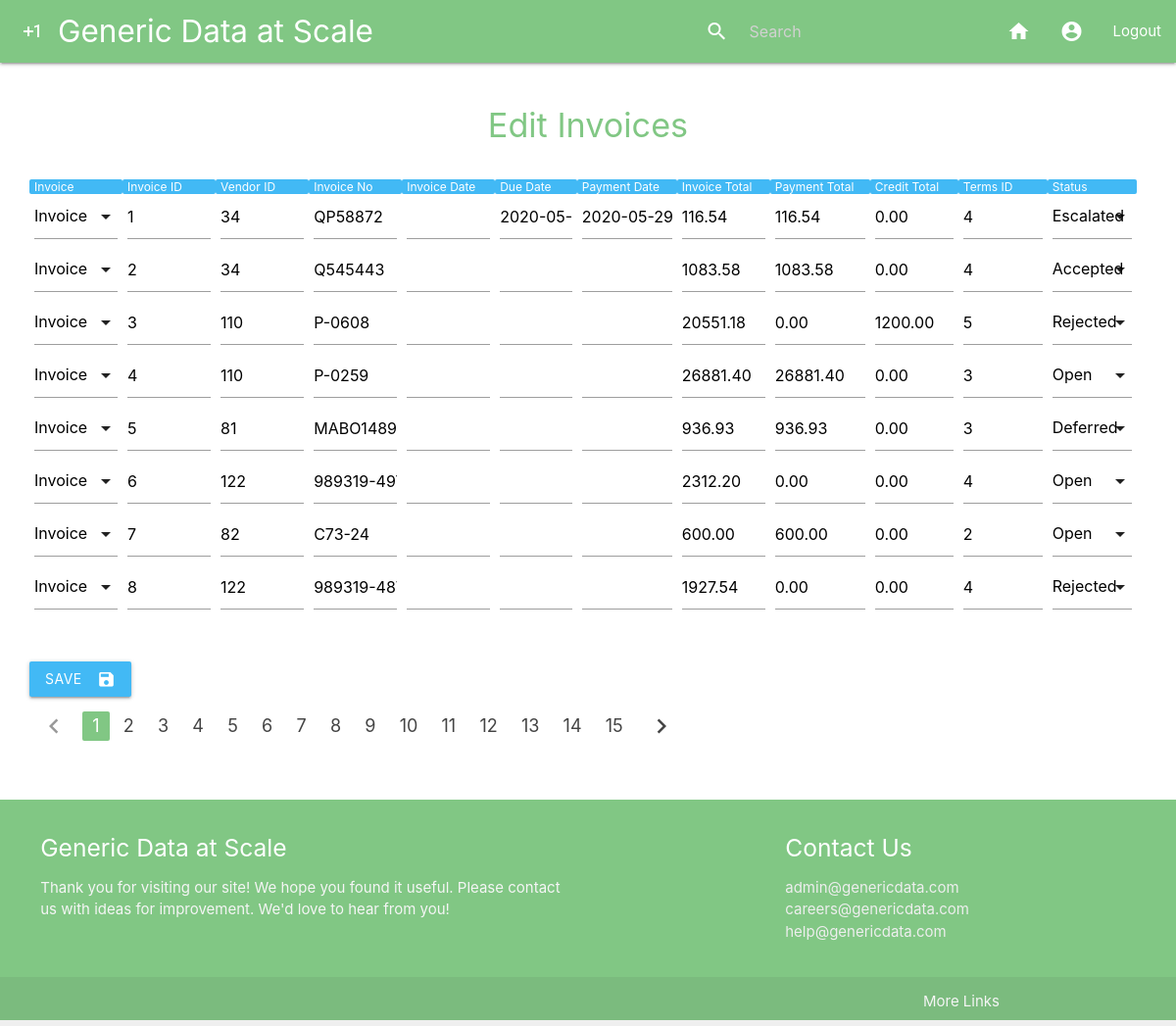
Page /generic_update/Invoice/ (signed in) on the committed database.
### main/models.py (models this page shows)
class Schema(models.Model):
    schema_name = models.CharField("schema name", max_length=200, blank=False)
    schema_description = models.CharField("schema_description", max_length=200, blank=True)
    string1 = models.CharField("string1", max_length=200, blank=False)
    string2 = models.CharField("string2", max_length=200, blank=True)
    string3 = models.CharField("string3", max_length=200, blank=True)
    string4 = models.CharField("string4", max_length=200, blank=True)
    string5 = models.CharField("string5", max_length=200, blank=True)
    string6 = models.CharField("string6", max_length=200, blank=True)
    string7 = models.CharField("string7", max_length=200, blank=True)
    string8 = models.CharField("string8", max_length=200, blank=True)
    string9 = models.CharField("string9", max_length=200, blank=True)
    string10 = models.CharField("string10", max_length=200, blank=True)
    date1 = models.CharField("date1", max_length=200, blank=True)
    date2 = models.CharField("date2", max_length=200, blank=True)
    date3 = models.CharField("date3", max_length=200, blank=True)
    date4 = models.CharField("date4", max_length=200, blank=True)
    date5 = models.CharField("date5", max_length=200, blank=True)
    float1 = models.CharField("float1", max_length=200, blank=True)
    float2 = models.CharField("float2", max_length=200, blank=True)
    float3 = models.CharField("float3", max_length=200, blank=True)
    float4 = models.CharField("float4", max_length=200, blank=True)
    float5 = models.CharField("float5", max_length=200, blank=True)
    int1 = models.CharField("int1", max_length=200, blank=True)
    int2 = models.CharField("int2", max_length=200, blank=True)
    int3 = models.CharField("int3", max_length=200, blank=True)
    int4 = models.CharField("int4", max_length=200, blank=True)
    int5 = models.CharField("int5", max_length=200, blank=True)
    status = models.CharField("status", max_length=200, blank=True)
    photo = models.ImageField(upload_to="media",
                                     default = os.path.join(settings.MEDIA_URL,"placeholder.jpeg"))
    class Meta():
        verbose_name_plural = "Schemas"
    def __str__(self):
        return self.schema_name

### main/views.py (the view)
# urls.py: path("generic_update/<schema>/", views.generic_update_paginate, name="generic_update_paginate"), # with pagination
@login_required(login_url="/login/")
def generic_update_paginate(request, schema):
    context = {}
    title = f"Edit {schema}s"
    context["title"] = title
    context["schema"] = schema
    search_string = request.GET.get("q") # Check if user filtering the table
    context["search_string"] = search_string
    generic_fields = []
    specific_fields = []
    fieldnames = [field.name for field in Schema._meta.get_fields()]
    fieldnames.remove("schema_description")
    fieldnames.remove("generic")
    for field in fieldnames:
        fname = getattr(Schema.objects.all().filter(schema_name__exact=schema)[0], field)
        if fname != "INACTIVE":
            generic_fields.append(field)
            specific_fields.append(fname)
    context["generic_fields"] = generic_fields
    context["specific_fields"] = specific_fields
    GenericFormset = modelformset_factory(model=Generic, form=Generic_Form, extra=0)
    if request.method == "POST":
        formset = GenericFormset(request.POST)
        if formset.is_valid():
            instances = formset.save(commit=False)
            for instance in instances:
                instance.save()
            messages.success(request, f"Records updated")
            return redirect(f"/generic_update/{schema}/")
        else:
            if request.POST: # So don't get error when first load page (GET request)
                messages.error(request, formset.errors)
    else:
        if search_string: # if search
            sqs = SearchQuerySet().filter(content__icontains=search_string).models(Generic).load_all() # haystack object
            sqs_ids = [result.object.id for result in sqs]
            query = Generic.objects.filter(schema_name__schema_name=schema).filter(id__in=sqs_ids) # django object
        else: # no search
            query = Generic.objects.filter(schema_name__schema_name=schema)
        num_forms_per_page = 8 # for pagination
        paginator = Paginator(query, num_forms_per_page) # show 10 forms per page
        page = request.GET.get("page")
        try:
            objects = paginator.page(page)
        except PageNotAnInteger:
            objects = paginator.page(1)
        except EmptyPage:
            objects = paginator.page(paginator.num_pages)
        page_query = query.filter(id__in=[object.id for object in objects])
        formset = GenericFormset(queryset=page_query)
        context["formset"] = formset
        context["objects"] = objects
        return render(request, "main/generic_update_paginate_materialize.html", context)

### main/templates/main/generic_update_paginate_materialize.html (shortened to what this page needs)
{% extends 'main/header.html' %}
{% block content %}
{% load static %}
    <h4 style="color: #81C784; text-align: center;">{{ title }}</h4>
    <br>
     {% if objects.has_other_pages %}
        <form method="post">{% csrf_token %}
            <table class="highlight" style="width: 100%;">
                <thead style="background-color: #42b9f5; color: white; font-size: 12px;">
                    <tr>
                        {% for name in specific_fields|slice:"1:-1" %}
                            <th style="font-weight: normal;">{{ name }}</th>
                        {% endfor %}
                    </tr>
                </thead>
                <tbody>
                    {% for form in formset %}
                        <tr>
                            {% for field in form %}
                                {% if field.name in generic_fields %}
                                    <td>{{ field }}</td>
                                {% endif %}
                            {% endfor %}
                        </tr>
                    {% endfor %}
                </tbody>
            </table>
            <br>
            <br>
            <button class="btn waves-effect waves-light" type="submit" name="action" style="background-color: #42b9f5;">Save
                <i class="material-icons right">save</i>
            </button>
        </form>
        <ul class="pagination">
        {% if objects.has_previous %}
            <li class="waves-effect"><a href="?page=
                    {{ objects.previous_page_number }}{% if request.GET.q %}&q={{ request.GET.q }}{% endif %}"><i
                    class="material-icons">chevron_left</i></a></li>
        {% else %}
            <li class="disabled"><a href="#!"><i class="material-icons">chevron_left</i></a></li>
        {% endif %}
        {% for num in objects.paginator.page_range %}
            {% if objects.number == num %}
                <li class="active"><a href="#!">{{ num }}</a></li>
            {% else %}
                <li class="waves-effect"><a
                        href="?page={{ num }}{% if request.GET.q %}&q={{ request.GET.q }}{% endif %}">{{ num }}</a></li>
            {% endif %}
        {% endfor %}
        {% if objects.has_next %}
            <li class="waves-effect"><a
                    href="?page={{ objects.next_page_number }}{% if request.GET.q %}&q={{ request.GET.q }}{% endif %}"><i
                    class="material-icons">chevron_right</i></a></li>
        {% else %}
            <li class="disabled"><a href="#!"><i class="material-icons">chevron_right</i></a></li>
        {% endif %}
    </ul>
    {% endif %}
    <br>
    <br>
{% endblock %}

### rows in the picture
Schema: specific_fields "Invoice" "Invoice ID" "Vendor ID" "Invoice No" "Invoice Date" "Due Date" "Payment Date" "Invoice Total" "Payment Total" "Credit Total" "Terms ID" "Status"

### other values in the picture
{{ title }} "Edit Invoices"
{{ num }} "1"
{{ num }} "2" "3" "4" "5" "6" "7" "8" "9" "10" "11" "12" "13" "14" "15"
